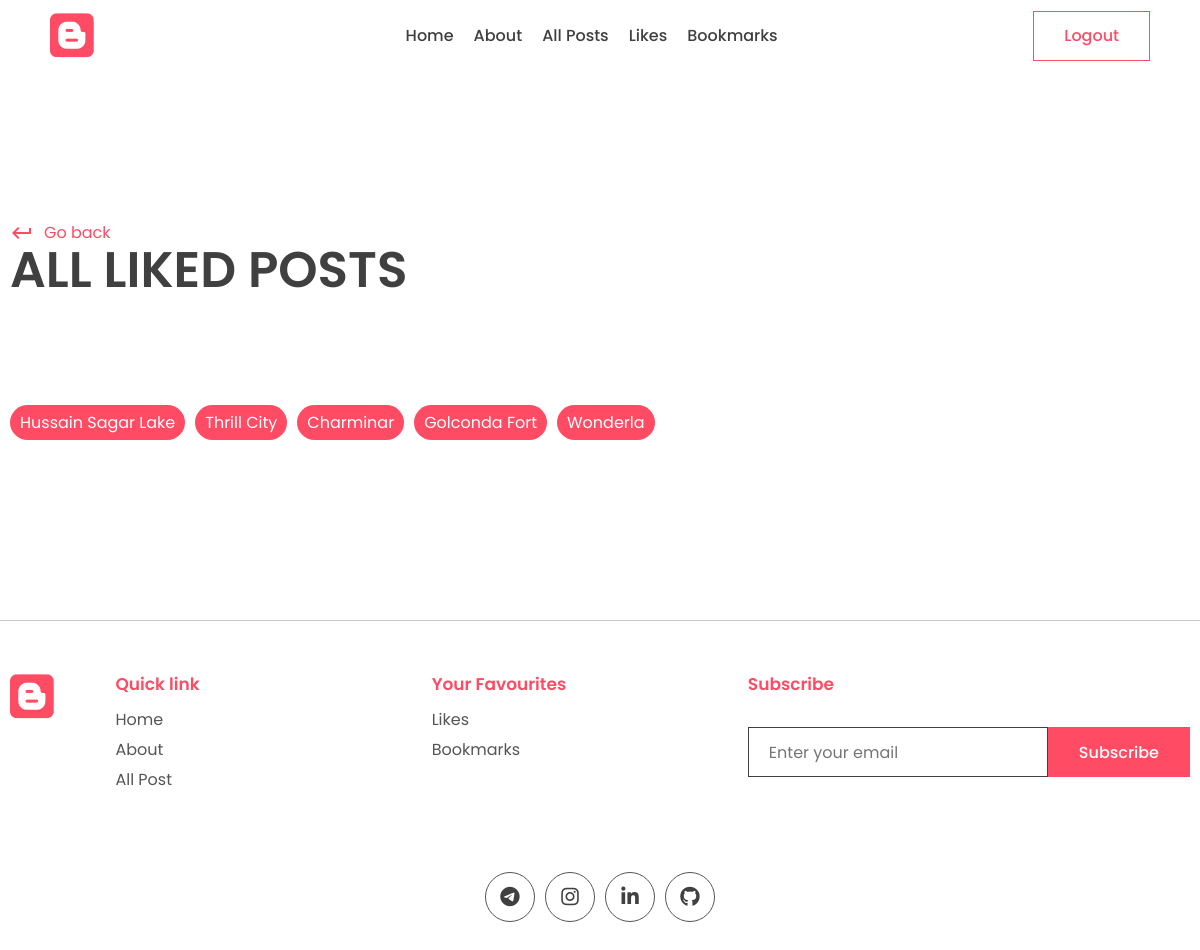
The page /all_liked_posts (signed in) on the database its author committed.
### app/models.py (models this page shows, shortened)
class Post(models.Model):
    title =  models.CharField(max_length=200)
    content = models.TextField()
    last_updated = models.DateTimeField(auto_now=True)
    slug = models.SlugField(max_length=200, unique=True)
    image = models.ImageField(null=True, blank=True, upload_to="images/")
    tags = models.ManyToManyField(Tag, blank=True, related_name='post')
    view_count=models.IntegerField(null=True, blank=True)
    is_featured = models.BooleanField(default=False)
    author = models.ForeignKey(User, on_delete=models.CASCADE, null=True, blank=True)
    bookmarks = models.ManyToManyField(User, related_name="bookmarks", default=None, blank=True)
    likes = models.ManyToManyField(User, related_name="post_like", default=None, blank=True)

### app/views.py (the view)
# urls.py: path('all_liked_posts',views.all_liked_posts,name='all_liked_posts'),
def all_liked_posts(request):
    all_liked_posts = Post.objects.filter(likes=request.user)
    context={'all_liked_posts':all_liked_posts}
    return render(request, 'app/all_liked_posts.html', context)

### app/templates/app/all_liked_posts.html (shortened to what this page needs)
{% extends 'base.html' %}
{% block content %}
<main>
  <div class="container">
    <div class="page-top">
      <div class="top flex">
        <div class="page-name">
          <a href="" class="learn">
            <span class="material-icons"> keyboard_return </span> Go back
          </a>
          <h1>All Liked Posts</h1>
        </div>
      </div>
    </div>
  </div>
</main>
<section class="sp">
  <div class="container">
    <div class="blog-tags">
    {% for post in all_liked_posts  %}
    <p class="tag">
      <a style="color: white;" href="{% url 'post_page' post.slug %}">{{post.title}}</a>
    </p>
    {% endfor %}
  </div>
  </div>
</section>
{% endblock content %}

### app/static/app/style.css (style rules this page uses)
* { margin: 0; padding: 0; box-sizing: border-box; text-decoration: none; border: none; outline: none; list-style: none; font-family: "Poppins", sans-serif; color: var(--black); }
:root { --red: #ff4b64; --black: #404040; --des: #555555; --shadow: #ffffff1a 0px 1px 1px 0px inset, #32325d40 0px 50px 100px -20px, #0000004d 0px 30px 60px -30px; --shadow2: rgba(17, 12, 46, 0.084) 0px 48px 100px 0px; }
html { font-size: 62.5%; }
.container { max-width: 1220px; margin: auto; padding: 0 10px; }
p, a { font-size: 1.6rem; color: var(--des); }
.sp { padding: 8rem 0; }
.learn { display: flex; align-items: center; gap: 1rem; color: var(--red); margin-top: 2rem; }
.learn span { color: #ff4b64; }
.tag { position: absolute; bottom: 1rem; left: 1rem; background: var(--red); color: white; border-radius: 5rem; padding: 0.5rem 1rem; font-size: 1.2rem; }
.page-name h1 { font-size: 5rem; text-transform: uppercase; font-weight: 600; line-height: 5rem; }
.flex { display: flex; align-items: flex-end; justify-content: space-between; }
.blog-tags .tag { position: unset; width: fit-content; }
.blog-tags { display: flex; align-items: center; flex-wrap: wrap; gap: 1rem; margin-top: 3rem; }
p a { color: var(--red); }
main { padding-top: 10rem !important; }

### rows shown on the page
Post: title "Hussain Sagar Lake"
Post: title "Thrill City"
Post: title "Charminar"
Post: title "Golconda Fort"
Post: title "Wonderla"
